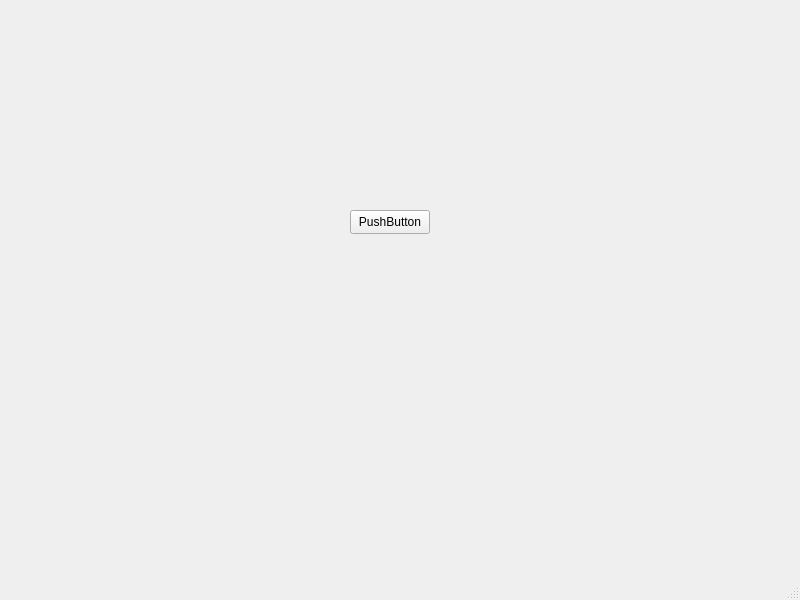
<?xml version="1.0" encoding="UTF-8"?>
<ui version="4.0">
 <class>MainWindow</class>
 <widget class="QMainWindow" name="MainWindow">
  <property name="geometry">
   <rect>
    <x>0</x>
    <y>0</y>
    <width>800</width>
    <height>600</height>
   </rect>
  </property>
  <property name="windowTitle">
   <string>MainWindow</string>
  </property>
  <widget class="QWidget" name="centralwidget">
   <widget class="QPushButton" name="pushButton">
    <property name="geometry">
     <rect>
      <x>350</x>
      <y>210</y>
      <width>80</width>
      <height>24</height>
     </rect>
    </property>
    <property name="text">
     <string>PushButton</string>
    </property>
   </widget>
  </widget>
  <widget class="QMenuBar" name="menubar">
   <property name="geometry">
    <rect>
     <x>0</x>
     <y>0</y>
     <width>800</width>
     <height>21</height>
    </rect>
   </property>
  </widget>
  <widget class="QStatusBar" name="statusbar"/>
 </widget>
 <resources/>
 <connections/>
</ui>
